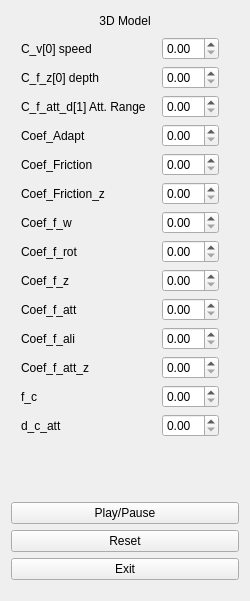
   <widget class="QWidget" name="verticalWidget" native="true">
    <property name="geometry">
     <rect>
      <x>800</x>
      <y>0</y>
      <width>250</width>
      <height>601</height>
     </rect>
    </property>
    <layout class="QVBoxLayout" name="vl3DModel" stretch="0,0,0,0,0,0,0,0,0,0,0,0,0,0,0,0,0,0,0,0">
     <property name="sizeConstraint">
      <enum>QLayout::SetMaximumSize</enum>
     </property>
     <item>
      <layout class="QHBoxLayout" name="horizontalLayout_19">
       <item>
        <spacer name="horizontalSpacer_36">
         <property name="orientation">
          <enum>Qt::Horizontal</enum>
         </property>
         <property name="sizeType">
          <enum>QSizePolicy::Fixed</enum>
         </property>
         <property name="sizeHint" stdset="0">
          <size>
           <width>40</width>
           <height>20</height>
          </size>
         </property>
        </spacer>
       </item>
       <item>
        <widget class="QLabel" name="label_12">
         <property name="minimumSize">
          <size>
           <width>0</width>
           <height>0</height>
          </size>
         </property>
         <property name="locale">
          <locale language="English" country="UnitedStates"/>
         </property>
         <property name="text">
          <string>3D Model</string>
         </property>
         <property name="alignment">
          <set>Qt::AlignCenter</set>
         </property>
        </widget>
       </item>
       <item>
        <spacer name="horizontalSpacer_35">
         <property name="orientation">
          <enum>Qt::Horizontal</enum>
         </property>
         <property name="sizeType">
          <enum>QSizePolicy::Fixed</enum>
         </property>
         <property name="sizeHint" stdset="0">
          <size>
           <width>40</width>
           <height>20</height>
          </size>
         </property>
        </spacer>
       </item>
      </layout>
     </item>
     <item>
      <layout class="QHBoxLayout" name="horizontalLayout_30">
       <item>
        <spacer name="horizontalSpacer_67">
         <property name="orientation">
          <enum>Qt::Horizontal</enum>
         </property>
         <property name="sizeType">
          <enum>QSizePolicy::Fixed</enum>
         </property>
         <property name="sizeHint" stdset="0">
          <size>
           <width>10</width>
           <height>20</height>
          </size>
         </property>
        </spacer>
       </item>
       <item>
        <widget class="QLabel" name="lbl_c_v_0">
         <property name="text">
          <string>C_v[0] speed</string>
         </property>
        </widget>
       </item>
       <item>
        <spacer name="horizontalSpacer_68">
         <property name="orientation">
          <enum>Qt::Horizontal</enum>
         </property>
         <property name="sizeHint" stdset="0">
          <size>
           <width>40</width>
           <height>20</height>
          </size>
         </property>
        </spacer>
       </item>
       <item>
        <widget class="QDoubleSpinBox" name="sb_c_v_0">
         <property name="singleStep">
          <double>0.100000000000000</double>
         </property>
        </widget>
       </item>
       <item>
        <spacer name="horizontalSpacer_69">
         <property name="orientation">
          <enum>Qt::Horizontal</enum>
         </property>
         <property name="sizeType">
          <enum>QSizePolicy::Fixed</enum>
         </property>
         <property name="sizeHint" stdset="0">
          <size>
           <width>20</width>
           <height>20</height>
          </size>
         </property>
        </spacer>
       </item>
      </layout>
     </item>
     <item>
      <layout class="QHBoxLayout" name="horizontalLayout_31">
       <item>
        <spacer name="horizontalSpacer_70">
         <property name="orientation">
          <enum>Qt::Horizontal</enum>
         </property>
         <property name="sizeType">
          <enum>QSizePolicy::Fixed</enum>
         </property>
         <property name="sizeHint" stdset="0">
          <size>
           <width>10</width>
           <height>20</height>
          </size>
         </property>
        </spacer>
       </item>
       <item>
        <widget class="QLabel" name="lbl_c_f_z_0">
         <property name="text">
          <string>C_f_z[0] depth</string>
         </property>
        </widget>
       </item>
       <item>
        <spacer name="horizontalSpacer_71">
         <property name="orientation">
          <enum>Qt::Horizontal</enum>
         </property>
         <property name="sizeHint" stdset="0">
          <size>
           <width>40</width>
           <height>20</height>
          </size>
         </property>
        </spacer>
       </item>
       <item>
        <widget class="QDoubleSpinBox" name="sb_c_f_z_0">
         <property name="singleStep">
          <double>0.100000000000000</double>
         </property>
        </widget>
       </item>
       <item>
        <spacer name="horizontalSpacer_72">
         <property name="orientation">
          <enum>Qt::Horizontal</enum>
         </property>
         <property name="sizeType">
          <enum>QSizePolicy::Fixed</enum>
         </property>
         <property name="sizeHint" stdset="0">
          <size>
           <width>20</width>
           <height>20</height>
          </size>
         </property>
        </spacer>
       </item>
      </layout>
     </item>
     <item>
      <layout class="QHBoxLayout" name="horizontalLayout_32">
       <item>
        <spacer name="horizontalSpacer_73">
         <property name="orientation">
          <enum>Qt::Horizontal</enum>
         </property>
         <property name="sizeType">
          <enum>QSizePolicy::Fixed</enum>
         </property>
         <property name="sizeHint" stdset="0">
          <size>
           <width>10</width>
           <height>20</height>
          </size>
         </property>
        </spacer>
       </item>
       <item>
        <widget class="QLabel" name="lbl_c_f_att_d_1">
         <property name="text">
          <string>C_f_att_d[1] Att. Range</string>
         </property>
        </widget>
       </item>
       <item>
        <spacer name="horizontalSpacer_74">
         <property name="orientation">
          <enum>Qt::Horizontal</enum>
         </property>
         <property name="sizeHint" stdset="0">
          <size>
           <width>40</width>
           <height>20</height>
          </size>
         </property>
        </spacer>
       </item>
       <item>
        <widget class="QDoubleSpinBox" name="sb_c_f_att_d_1">
         <property name="singleStep">
          <double>0.100000000000000</double>
         </property>
        </widget>
       </item>
       <item>
        <spacer name="horizontalSpacer_75">
         <property name="orientation">
          <enum>Qt::Horizontal</enum>
         </property>
         <property name="sizeType">
          <enum>QSizePolicy::Fixed</enum>
         </property>
         <property name="sizeHint" stdset="0">
          <size>
           <width>20</width>
           <height>20</height>
          </size>
         </property>
        </spacer>
       </item>
      </layout>
     </item>
     <item>
      <layout class="QHBoxLayout" name="horizontalLayout_20">
       <item>
        <spacer name="horizontalSpacer_37">
         <property name="orientation">
          <enum>Qt::Horizontal</enum>
         </property>
         <property name="sizeType">
          <enum>QSizePolicy::Fixed</enum>
         </property>
         <property name="sizeHint" stdset="0">
          <size>
           <width>10</width>
           <height>20</height>
          </size>
         </property>
        </spacer>
       </item>
       <item>
        <widget class="QLabel" name="lbl_coef_adapt">
         <property name="text">
          <string>Coef_Adapt</string>
         </property>
        </widget>
       </item>
       <item>
        <spacer name="horizontalSpacer_39">
         <property name="orientation">
          <enum>Qt::Horizontal</enum>
         </property>
         <property name="sizeHint" stdset="0">
          <size>
           <width>40</width>
           <height>20</height>
          </size>
         </property>
        </spacer>
       </item>
       <item>
        <widget class="QDoubleSpinBox" name="sb_coef_adapt">
         <property name="singleStep">
          <double>0.100000000000000</double>
         </property>
        </widget>
       </item>
       <item>
        <spacer name="horizontalSpacer_38">
         <property name="orientation">
          <enum>Qt::Horizontal</enum>
         </property>
         <property name="sizeType">
          <enum>QSizePolicy::Fixed</enum>
         </property>
         <property name="sizeHint" stdset="0">
          <size>
           <width>20</width>
           <height>20</height>
          </size>
         </property>
        </spacer>
       </item>
      </layout>
     </item>
     <item>
      <layout class="QHBoxLayout" name="horizontalLayout_21">
       <item>
        <spacer name="horizontalSpacer_40">
         <property name="orientation">
          <enum>Qt::Horizontal</enum>
         </property>
         <property name="sizeType">
          <enum>QSizePolicy::Fixed</enum>
         </property>
         <property name="sizeHint" stdset="0">
          <size>
           <width>10</width>
           <height>20</height>
          </size>
         </property>
        </spacer>
       </item>
       <item>
        <widget class="QLabel" name="lbl_coef_friction">
         <property name="text">
          <string>Coef_Friction</string>
         </property>
        </widget>
       </item>
       <item>
        <spacer name="horizontalSpacer_41">
         <property name="orientation">
          <enum>Qt::Horizontal</enum>
         </property>
         <property name="sizeHint" stdset="0">
          <size>
           <width>40</width>
           <height>20</height>
          </size>
         </property>
        </spacer>
       </item>
       <item>
        <widget class="QDoubleSpinBox" name="sb_coef_friction">
         <property name="singleStep">
          <double>0.100000000000000</double>
         </property>
        </widget>
       </item>
       <item>
        <spacer name="horizontalSpacer_42">
         <property name="orientation">
          <enum>Qt::Horizontal</enum>
         </property>
         <property name="sizeType">
          <enum>QSizePolicy::Fixed</enum>
         </property>
         <property name="sizeHint" stdset="0">
          <size>
           <width>20</width>
           <height>20</height>
          </size>
         </property>
        </spacer>
       </item>
      </layout>
     </item>
     <item>
      <layout class="QHBoxLayout" name="horizontalLayout_22">
       <item>
        <spacer name="horizontalSpacer_43">
         <property name="orientation">
          <enum>Qt::Horizontal</enum>
         </property>
         <property name="sizeType">
          <enum>QSizePolicy::Fixed</enum>
         </property>
         <property name="sizeHint" stdset="0">
          <size>
           <width>10</width>
           <height>20</height>
          </size>
         </property>
        </spacer>
       </item>
       <item>
        <widget class="QLabel" name="lbl_coef_friction_z">
         <property name="text">
          <string>Coef_Friction_z</string>
         </property>
        </widget>
       </item>
       <item>
        <spacer name="horizontalSpacer_44">
         <property name="orientation">
          <enum>Qt::Horizontal</enum>
         </property>
         <property name="sizeHint" stdset="0">
          <size>
           <width>40</width>
           <height>20</height>
          </size>
         </property>
        </spacer>
       </item>
       <item>
        <widget class="QDoubleSpinBox" name="sb_coef_friction_z">
         <property name="singleStep">
          <double>0.100000000000000</double>
         </property>
        </widget>
       </item>
       <item>
        <spacer name="horizontalSpacer_45">
         <property name="orientation">
          <enum>Qt::Horizontal</enum>
         </property>
         <property name="sizeType">
          <enum>QSizePolicy::Fixed</enum>
         </property>
         <property name="sizeHint" stdset="0">
          <size>
           <width>20</width>
           <height>20</height>
          </size>
         </property>
        </spacer>
       </item>
      </layout>
     </item>
     <item>
      <layout class="QHBoxLayout" name="horizontalLayout_23">
       <item>
        <spacer name="horizontalSpacer_46">
         <property name="orientation">
          <enum>Qt::Horizontal</enum>
         </property>
         <property name="sizeType">
          <enum>QSizePolicy::Fixed</enum>
         </property>
         <property name="sizeHint" stdset="0">
          <size>
           <width>10</width>
           <height>20</height>
          </size>
         </property>
        </spacer>
       </item>
       <item>
        <widget class="QLabel" name="lbl_coef_f_w">
         <property name="text">
          <string>Coef_f_w</string>
         </property>
        </widget>
       </item>
       <item>
        <spacer name="horizontalSpacer_47">
         <property name="orientation">
          <enum>Qt::Horizontal</enum>
         </property>
         <property name="sizeHint" stdset="0">
          <size>
           <width>40</width>
           <height>20</height>
          </size>
         </property>
        </spacer>
       </item>
       <item>
        <widget class="QDoubleSpinBox" name="sb_coef_f_w">
         <property name="singleStep">
          <double>0.100000000000000</double>
         </property>
        </widget>
       </item>
       <item>
        <spacer name="horizontalSpacer_48">
         <property name="orientation">
          <enum>Qt::Horizontal</enum>
         </property>
         <property name="sizeType">
          <enum>QSizePolicy::Fixed</enum>
         </property>
         <property name="sizeHint" stdset="0">
          <size>
           <width>20</width>
           <height>20</height>
          </size>
         </property>
        </spacer>
       </item>
      </layout>
     </item>
     <item>
      <layout class="QHBoxLayout" name="horizontalLayout_24">
       <item>
        <spacer name="horizontalSpacer_49">
         <property name="orientation">
          <enum>Qt::Horizontal</enum>
         </property>
         <property name="sizeType">
          <enum>QSizePolicy::Fixed</enum>
         </property>
         <property name="sizeHint" stdset="0">
          <size>
           <width>10</width>
           <height>20</height>
          </size>
         </property>
        </spacer>
       </item>
       <item>
        <widget class="QLabel" name="lbl_coef_f_rot">
         <property name="text">
          <string>Coef_f_rot</string>
         </property>
        </widget>
       </item>
       <item>
        <spacer name="horizontalSpacer_50">
         <property name="orientation">
          <enum>Qt::Horizontal</enum>
         </property>
         <property name="sizeHint" stdset="0">
          <size>
           <width>40</width>
           <height>20</height>
          </size>
         </property>
        </spacer>
       </item>
       <item>
        <widget class="QDoubleSpinBox" name="sb_coef_f_rot">
         <property name="singleStep">
          <double>0.100000000000000</double>
         </property>
        </widget>
       </item>
       <item>
        <spacer name="horizontalSpacer_51">
         <property name="orientation">
          <enum>Qt::Horizontal</enum>
         </property>
         <property name="sizeType">
          <enum>QSizePolicy::Fixed</enum>
         </property>
         <property name="sizeHint" stdset="0">
          <size>
           <width>20</width>
           <height>20</height>
          </size>
         </property>
        </spacer>
       </item>
      </layout>
     </item>
     <item>
      <layout class="QHBoxLayout" name="horizontalLayout_25">
       <item>
        <spacer name="horizontalSpacer_52">
         <property name="orientation">
          <enum>Qt::Horizontal</enum>
         </property>
         <property name="sizeType">
          <enum>QSizePolicy::Fixed</enum>
         </property>
         <property name="sizeHint" stdset="0">
          <size>
           <width>10</width>
           <height>20</height>
          </size>
         </property>
        </spacer>
       </item>
       <item>
        <widget class="QLabel" name="lbl_coef_f_z">
         <property name="text">
          <string>Coef_f_z</string>
         </property>
        </widget>
       </item>
       <item>
        <spacer name="horizontalSpacer_53">
         <property name="orientation">
          <enum>Qt::Horizontal</enum>
         </property>
         <property name="sizeHint" stdset="0">
          <size>
           <width>40</width>
           <height>20</height>
          </size>
         </property>
        </spacer>
       </item>
       <item>
        <widget class="QDoubleSpinBox" name="sb_coef_f_z">
         <property name="singleStep">
          <double>0.100000000000000</double>
         </property>
        </widget>
       </item>
       <item>
        <spacer name="horizontalSpacer_54">
         <property name="orientation">
          <enum>Qt::Horizontal</enum>
         </property>
         <property name="sizeType">
          <enum>QSizePolicy::Fixed</enum>
         </property>
         <property name="sizeHint" stdset="0">
          <size>
           <width>20</width>
           <height>20</height>
          </size>
         </property>
        </spacer>
       </item>
      </layout>
     </item>
     <item>
      <layout class="QHBoxLayout" name="horizontalLayout_26">
       <item>
        <spacer name="horizontalSpacer_55">
         <property name="orientation">
          <enum>Qt::Horizontal</enum>
         </property>
         <property name="sizeType">
          <enum>QSizePolicy::Fixed</enum>
         </property>
         <property name="sizeHint" stdset="0">
          <size>
           <width>10</width>
           <height>20</height>
          </size>
         </property>
        </spacer>
       </item>
       <item>
        <widget class="QLabel" name="lbl_coef_f_att">
         <property name="text">
          <string>Coef_f_att</string>
         </property>
        </widget>
       </item>
       <item>
        <spacer name="horizontalSpacer_56">
         <property name="orientation">
          <enum>Qt::Horizontal</enum>
         </property>
         <property name="sizeHint" stdset="0">
          <size>
           <width>40</width>
           <height>20</height>
          </size>
         </property>
        </spacer>
       </item>
       <item>
        <widget class="QDoubleSpinBox" name="sb_coef_f_att">
         <property name="singleStep">
          <double>0.100000000000000</double>
         </property>
        </widget>
       </item>
       <item>
        <spacer name="horizontalSpacer_57">
         <property name="orientation">
          <enum>Qt::Horizontal</enum>
         </property>
         <property name="sizeType">
          <enum>QSizePolicy::Fixed</enum>
         </property>
         <property name="sizeHint" stdset="0">
          <size>
           <width>20</width>
           <height>20</height>
          </size>
         </property>
        </spacer>
       </item>
      </layout>
     </item>
     <item>
      <layout class="QHBoxLayout" name="horizontalLayout_27">
       <item>
        <spacer name="horizontalSpacer_58">
         <property name="orientation">
          <enum>Qt::Horizontal</enum>
         </property>
         <property name="sizeType">
          <enum>QSizePolicy::Fixed</enum>
         </property>
         <property name="sizeHint" stdset="0">
          <size>
           <width>10</width>
           <height>20</height>
          </size>
         </property>
        </spacer>
       </item>
       <item>
        <widget class="QLabel" name="lbl_coef_f_ali">
         <property name="text">
          <string>Coef_f_ali</string>
         </property>
        </widget>
       </item>
       <item>
        <spacer name="horizontalSpacer_59">
         <property name="orientation">
          <enum>Qt::Horizontal</enum>
         </property>
         <property name="sizeHint" stdset="0">
          <size>
           <width>40</width>
           <height>20</height>
          </size>
         </property>
        </spacer>
       </item>
       <item>
        <widget class="QDoubleSpinBox" name="sb_coef_f_ali">
         <property name="singleStep">
          <double>0.100000000000000</double>
         </property>
        </widget>
       </item>
       <item>
        <spacer name="horizontalSpacer_60">
         <property name="orientation">
          <enum>Qt::Horizontal</enum>
         </property>
         <property name="sizeType">
          <enum>QSizePolicy::Fixed</enum>
         </property>
         <property name="sizeHint" stdset="0">
          <size>
           <width>20</width>
           <height>20</height>
          </size>
         </property>
        </spacer>
       </item>
      </layout>
     </item>
     <item>
      <layout class="QHBoxLayout" name="horizontalLayout_28">
       <item>
        <spacer name="horizontalSpacer_61">
         <property name="orientation">
          <enum>Qt::Horizontal</enum>
         </property>
         <property name="sizeType">
          <enum>QSizePolicy::Fixed</enum>
         </property>
         <property name="sizeHint" stdset="0">
          <size>
           <width>10</width>
           <height>20</height>
          </size>
         </property>
        </spacer>
       </item>
       <item>
        <widget class="QLabel" name="lbl_coef_f_att_z">
         <property name="text">
          <string>Coef_f_att_z</string>
         </property>
        </widget>
       </item>
       <item>
        <spacer name="horizontalSpacer_62">
         <property name="orientation">
          <enum>Qt::Horizontal</enum>
         </property>
         <property name="sizeHint" stdset="0">
          <size>
           <width>40</width>
           <height>20</height>
          </size>
         </property>
        </spacer>
       </item>
       <item>
        <widget class="QDoubleSpinBox" name="sb_coef_f_att_z">
         <property name="singleStep">
          <double>0.100000000000000</double>
         </property>
        </widget>
       </item>
       <item>
        <spacer name="horizontalSpacer_63">
         <property name="orientation">
          <enum>Qt::Horizontal</enum>
         </property>
         <property name="sizeType">
          <enum>QSizePolicy::Fixed</enum>
         </property>
         <property name="sizeHint" stdset="0">
          <size>
           <width>20</width>
           <height>20</height>
          </size>
         </property>
        </spacer>
       </item>
      </layout>
     </item>
     <item>
      <layout class="QHBoxLayout" name="horizontalLayout_29">
       <item>
        <spacer name="horizontalSpacer_64">
         <property name="orientation">
          <enum>Qt::Horizontal</enum>
         </property>
         <property name="sizeType">
          <enum>QSizePolicy::Fixed</enum>
         </property>
         <property name="sizeHint" stdset="0">
          <size>
           <width>10</width>
           <height>20</height>
          </size>
         </property>
        </spacer>
       </item>
       <item>
        <widget class="QLabel" name="lbl_f_c">
         <property name="text">
          <string>f_c</string>
         </property>
        </widget>
       </item>
       <item>
        <spacer name="horizontalSpacer_65">
         <property name="orientation">
          <enum>Qt::Horizontal</enum>
         </property>
         <property name="sizeHint" stdset="0">
          <size>
           <width>40</width>
           <height>20</height>
          </size>
         </property>
        </spacer>
       </item>
       <item>
        <widget class="QDoubleSpinBox" name="sb_f_c">
         <property name="singleStep">
          <double>0.100000000000000</double>
         </property>
        </widget>
       </item>
       <item>
        <spacer name="horizontalSpacer_66">
         <property name="orientation">
          <enum>Qt::Horizontal</enum>
         </property>
         <property name="sizeType">
          <enum>QSizePolicy::Fixed</enum>
         </property>
         <property name="sizeHint" stdset="0">
          <size>
           <width>20</width>
           <height>20</height>
          </size>
         </property>
        </spacer>
       </item>
      </layout>
     </item>
     <item>
      <layout class="QHBoxLayout" name="horizontalLayout_33">
       <item>
        <spacer name="horizontalSpacer_76">
         <property name="orientation">
          <enum>Qt::Horizontal</enum>
         </property>
         <property name="sizeType">
          <enum>QSizePolicy::Fixed</enum>
         </property>
         <property name="sizeHint" stdset="0">
          <size>
           <width>10</width>
           <height>20</height>
          </size>
         </property>
        </spacer>
       </item>
       <item>
        <widget class="QLabel" name="lbl_d_c_att">
         <property name="text">
          <string>d_c_att</string>
         </property>
        </widget>
       </item>
       <item>
        <spacer name="horizontalSpacer_77">
         <property name="orientation">
          <enum>Qt::Horizontal</enum>
         </property>
         <property name="sizeHint" stdset="0">
          <size>
           <width>40</width>
           <height>20</height>
          </size>
         </property>
        </spacer>
       </item>
       <item>
        <widget class="QDoubleSpinBox" name="sb_d_c_att">
         <property name="singleStep">
          <double>0.100000000000000</double>
         </property>
        </widget>
       </item>
       <item>
        <spacer name="horizontalSpacer_78">
         <property name="orientation">
          <enum>Qt::Horizontal</enum>
         </property>
         <property name="sizeType">
          <enum>QSizePolicy::Fixed</enum>
         </property>
         <property name="sizeHint" stdset="0">
          <size>
           <width>20</width>
           <height>20</height>
          </size>
         </property>
        </spacer>
       </item>
      </layout>
     </item>
     <item>
      <spacer name="verticalSpacer">
       <property name="orientation">
        <enum>Qt::Vertical</enum>
       </property>
       <property name="sizeHint" stdset="0">
        <size>
         <width>20</width>
         <height>40</height>
        </size>
       </property>
      </spacer>
     </item>
     <item>
      <widget class="QPushButton" name="playButton">
       <property name="focusPolicy">
        <enum>Qt::ClickFocus</enum>
       </property>
       <property name="text">
        <string>Play/Pause</string>
       </property>
      </widget>
     </item>
     <item>
      <widget class="QPushButton" name="resetButton">
       <property name="focusPolicy">
        <enum>Qt::ClickFocus</enum>
       </property>
       <property name="text">
        <string>Reset</string>
       </property>
      </widget>
     </item>
     <item>
      <widget class="QPushButton" name="exitButton">
       <property name="focusPolicy">
        <enum>Qt::ClickFocus</enum>
       </property>
       <property name="text">
        <string>Exit</string>
       </property>
      </widget>
     </item>
     <item>
      <spacer name="verticalSpacer_2">
       <property name="orientation">
        <enum>Qt::Vertical</enum>
       </property>
       <property name="sizeType">
        <enum>QSizePolicy::Fixed</enum>
       </property>
       <property name="sizeHint" stdset="0">
        <size>
         <width>20</width>
         <height>10</height>
        </size>
       </property>
      </spacer>
     </item>
    </layout>
   </widget>
